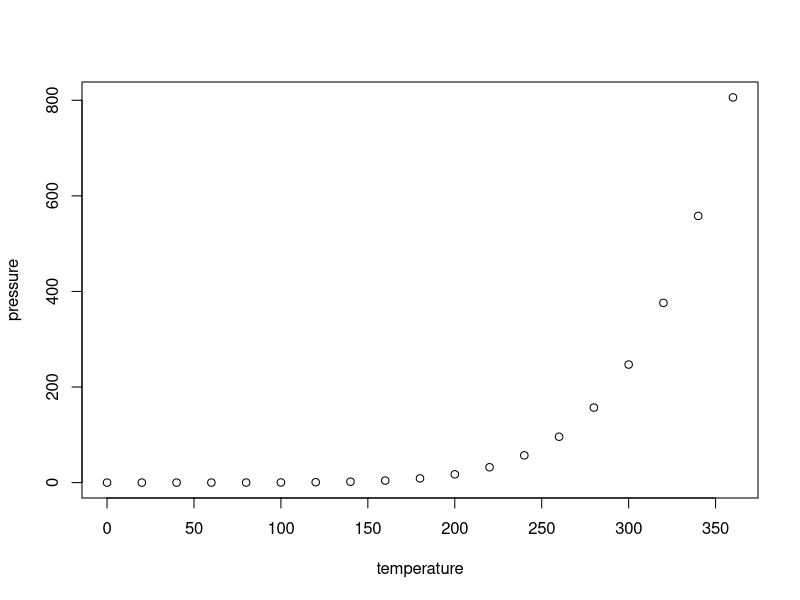
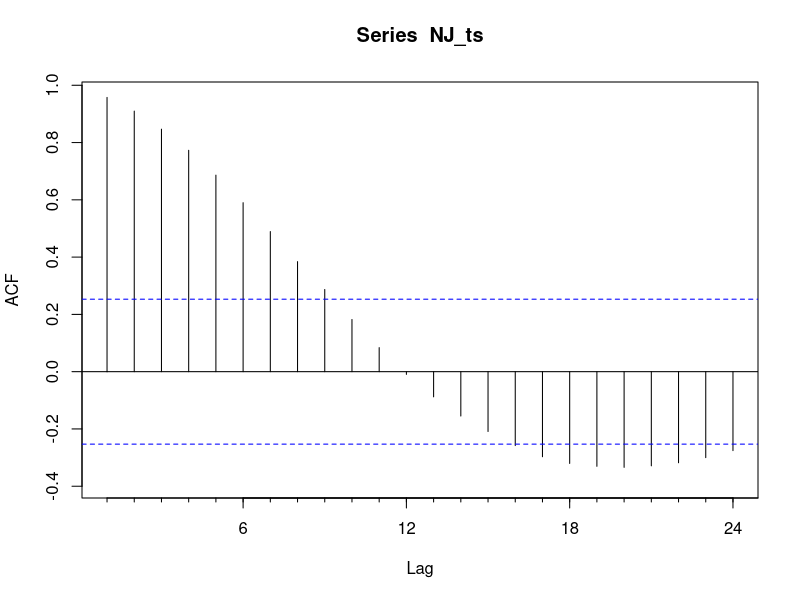
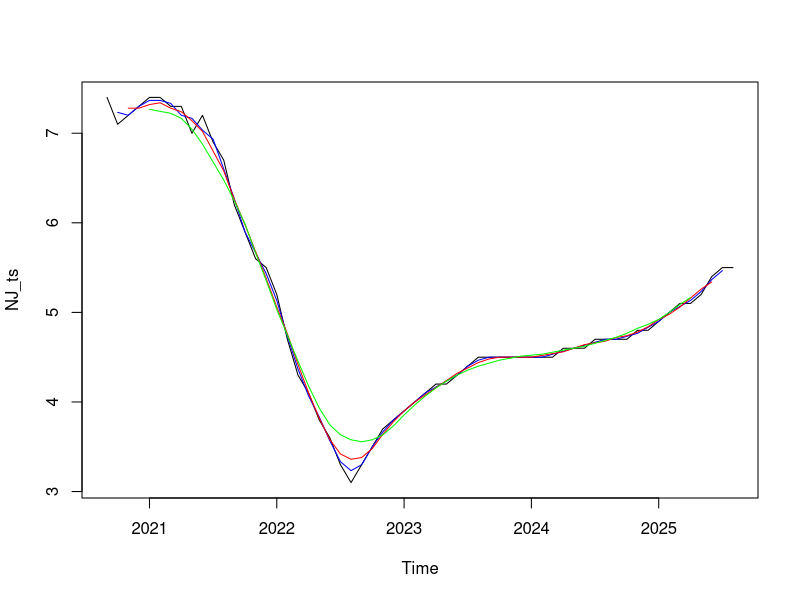
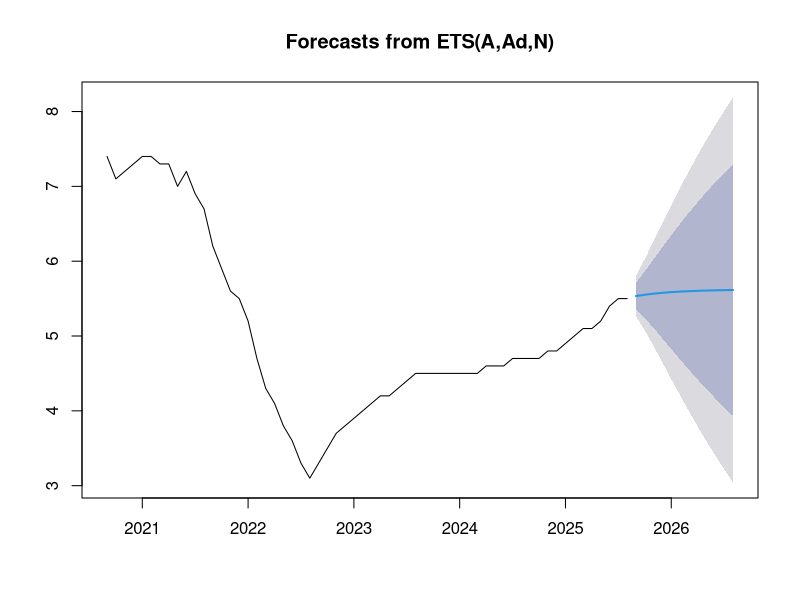
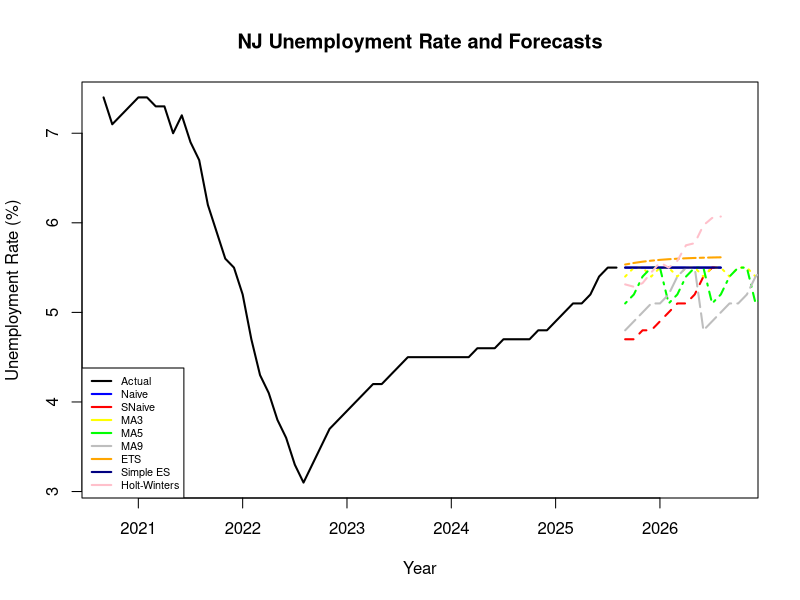

Source code (R) for these figures, in order:
## ---- chunk 1
knitr::opts_chunk$set(echo = TRUE)
## ---- chunk 2
summary(cars)
## ---- chunk 3
plot(pressure)
## ---- chunk 4
#install.packages("readxl")
#install.packages("forecast")

library(readxl)
library(forecast)
## ---- chunk 5
NJ <- read_excel("NJ_Unemployment_Rate_5Y.xlsx",
                 sheet = "NJ Unemployment Data")

head(NJ)
## ---- chunk 6
NJ_ts <- ts(NJ$NJ_Unemployment_Rate, start = c(2020,9), frequency = 12)
NJ_ts
## ---- chunk 7
Acf(NJ_ts)
## ---- chunk 8
fc_nv <- naive(NJ_ts, h = 12)
fc_nv
## ---- chunk 9
attributes(fc_nv)
## ---- chunk 10
snaive_fc <- snaive(NJ_ts, h = 12)
snaive_fc
## ---- chunk 11
MA3 <- ma(NJ_ts, order = 3)
MA5 <- ma(NJ_ts, order = 5)
MA9 <- ma(NJ_ts, order = 9)

plot(NJ_ts)
lines(MA3, col = "blue")
lines(MA5, col = "red")
lines(MA9, col = "green")

ma3_fc = tail(NJ_ts, 3)
ma5_fc = tail(NJ_ts, 5)
ma9_fc = tail(NJ_ts, 9)

MA3_FCST = ts(rep(ma3_fc, 12),
                   start = c(2025, 9),
                   frequency = 12)
MA5_FCST = ts(rep(ma5_fc, 12),
                   start = c(2025, 9),
                   frequency = 12)

MA9_FCST = ts(rep(ma9_fc, 12),
                   start = c(2025, 9),
                   frequency = 12)

## ---- chunk 12
ets_model <- ets(NJ_ts)
ets_fc = forecast(ets_model, h = 12)
plot(ets_fc)

## ---- chunk 13
model_es <- HoltWinters(NJ_ts, beta = FALSE, gamma = FALSE)
model_es

fc_es <- forecast(model_es, h = 12)
fc_es
## ---- chunk 14
model_hw <- HoltWinters(NJ_ts)
model_hw

fc_hw <- forecast(model_hw, h = 12)
fc_hw
## ---- chunk 15
plot(NJ_ts,
     xlim = c(2020.7, 2026.7),
     main = "NJ Unemployment Rate and Forecasts",
     xlab = "Year",
     ylab = "Unemployment Rate (%)",
     col = "black",
     lwd = 2)

# Forecasts
lines(fc_nv$mean, col = "blue", lwd = 2, lty = 1)
lines(snaive_fc$mean, col = "red", lwd = 2, lty = 2)

lines(MA3_FCST, col = "yellow", lwd = 2, lty = 3)
lines(MA5_FCST, col = "green", lwd = 2, lty = 4)
lines(MA9_FCST, col = "grey", lwd = 2, lty = 5)

lines(ets_fc$mean, col = "orange", lwd = 2, lty = 6)
lines(fc_es$mean, col = "navy", lwd = 2, lty = 7)
lines(fc_hw$mean, col = "pink", lwd = 2, lty = 8)

legend("bottomleft",
       legend = c("Actual", "Naive", "SNaive",
                  "MA3", "MA5", "MA9",
                  "ETS", "Simple ES", "Holt-Winters"),
       col = c("black", "blue", "red",
               "yellow", "green", "grey",
               "orange", "navy", "pink"),
       lty = 1,
       lwd = 2,
       cex = 0.65, 
      )
## ---- chunk 16
accuracy(fc_nv)
accuracy(snaive_fc)
RMSE_MA3 = sqrt(mean((NJ_ts - MA3)^2, na.rm = TRUE))
RMSE_MA5 = sqrt(mean((NJ_ts - MA5)^2, na.rm = TRUE))
RMSE_MA9 = sqrt(mean((NJ_ts - MA9)^2, na.rm = TRUE))
RMSE_MA3
RMSE_MA5
RMSE_MA9
accuracy(ets_fc)
accuracy(fc_es)
accuracy(fc_hw)
